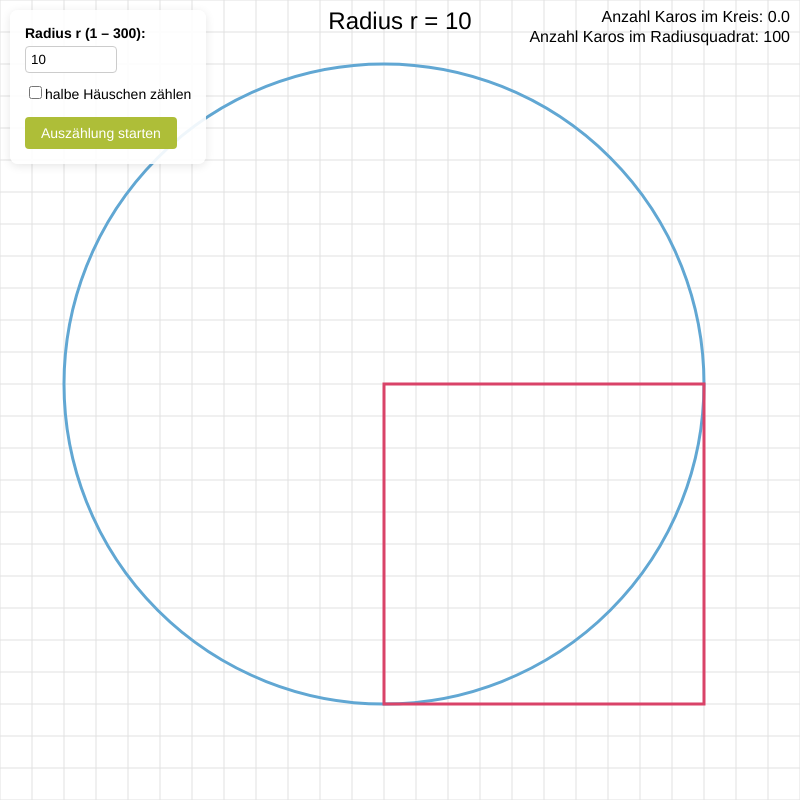
Frame 1 (no input)
Frame 2 (the mouse pressed at the canvas centre, redrawn once): identical to frame 1, image omitted

The p5.js sketch that drew this single still picture (run headless with seeded random() and noise() and a simulated clock; the mouse was pressed at the canvas centre and the sketch redrawn once):

// p5.js sketch
// ── sketch.js
// Globale Einstellungen und Variablen
let unit = 10;                   // Pixel pro Einheit (Karo)
let r = 10;       
let maxRadius = 300;                // Radius in "echten" Einheiten
let screen = 800;
let cols, rows;                 // Anzahl Spalten und Zeilen im Raster
let midX, midY;                 // Mittelpunkt des Kreises (in Pixeln)

let halbeZaehlen = false;        // true: grüne Karos zählen halb, false: nur ab 50% zählt ganz

let currentRow = 0;
let currentCol = 0;
let filledCount = 0;            // gezählte (auch halbe) Karos

let speed = 1;                  // Anzahl Karos pro Frame (Steuerung der Animation)

let leftBound, rightBound, topBound, bottomBound; // Begrenzung auf Umquadrat des Kreises
let backgroundLayer;            // Zwischenspeicher für alle fixen Grafikelemente

// UI-Elemente
let radiusInput;
let halbeCheckbox;
let startButton;
let controlPanel;
let isRunning = false;          // Animation läuft

/**
 * setup(): Initialisiert das Programm.
 * Keine Eingabeparameter.
 * Kein Rückgabewert.
 */
function setup() {
  createCanvas(screen, screen);
  
  // Kontrollpanel erstellen
  controlPanel = createDiv();
  controlPanel.style('position', 'absolute');
  controlPanel.style('top', '10px');
  controlPanel.style('left', '10px');
  controlPanel.style('background', 'rgba(255, 255, 255, 0.9)');
  controlPanel.style('padding', '15px');
  controlPanel.style('border-radius', '8px');
  controlPanel.style('box-shadow', '0 2px 10px rgba(0,0,0,0.1)');
  controlPanel.style('font-family', 'Arial, sans-serif');
  controlPanel.style('font-size', '14px');
  controlPanel.style('z-index', '1000');
  
  // Label für Radius
  let radiusLabel = createP(`Radius r (1 – ${maxRadius}):`);
  radiusLabel.parent(controlPanel);
  radiusLabel.style('margin', '0 0 5px 0');
  radiusLabel.style('font-weight', 'bold');
  
  // Radius-Eingabefeld
  radiusInput = createInput(str(r));
  radiusInput.parent(controlPanel);
  radiusInput.size(80);
  radiusInput.style('margin-bottom', '10px');
  radiusInput.style('padding', '5px');
  radiusInput.style('border', '1px solid #ccc');
  radiusInput.style('border-radius', '4px');
  radiusInput.input(validateRadius);
  radiusInput.changed(updateVisualization);
  
  // Checkbox für halbe Häuschen
  halbeCheckbox = createCheckbox('halbe Häuschen zählen', halbeZaehlen);
  halbeCheckbox.parent(controlPanel);
  halbeCheckbox.style('margin-bottom', '15px');
  halbeCheckbox.style('display', 'block');
  halbeCheckbox.changed(updateHalbeZaehlen);
  
  // Start-Button
  startButton = createButton('Auszählung starten');
  startButton.parent(controlPanel);
  startButton.style('background', '#AEBE38');
  startButton.style('color', 'white');
  startButton.style('padding', '8px 16px');
  startButton.style('border', 'none');
  startButton.style('border-radius', '4px');
  startButton.style('cursor', 'pointer');
  startButton.style('font-size', '14px');
  startButton.mousePressed(startAnimation);
  
  // Hover-Effekt für Button
  startButton.mouseOver(() => {
    if (!isRunning) startButton.style('background', '#AEBE38');
  });
  startButton.mouseOut(() => {
    if (!isRunning) startButton.style('background', '#AEBE38');
  });
  
  // Initial setup
  initializeVisualization();
  noLoop(); // Animation startet erst nach Button-Klick
}

/**
 * Validiert die Radius-Eingabe während der Eingabe
 */
function validateRadius() {
  let value = int(radiusInput.value());
  if (value < 1) {
    radiusInput.value('1');
  } else if (value > maxRadius) {
    radiusInput.value(maxRadius);
  }
}

/**
 * Aktualisiert die Visualisierung wenn der Radius geändert wird
 */
function updateVisualization() {
  let newR = int(radiusInput.value());
  if (newR >= 1 && newR <= maxRadius && newR !== r) {
    r = newR;
    initializeVisualization();
    resetAnimation();
  }
}

/**
 * Aktualisiert die halbeZaehlen Variable
 */
function updateHalbeZaehlen() {
  halbeZaehlen = halbeCheckbox.checked();
  resetAnimation();
}

/**
 * Startet die Animation
 */
function startAnimation() {
  if (!isRunning) {
    resetAnimation();
    isRunning = true;
    startButton.html('Auszählung läuft...');
    startButton.style('background', '#EEAC88');
    startButton.style('cursor', 'default');
    startButton.attribute('disabled', '');
    loop();
  }
}

/**
 * Setzt die Animation zurück
 */
function resetAnimation() {
  isRunning = false;
  currentRow = topBound;
  currentCol = leftBound;
  filledCount = 0;
  startButton.html('Auszählung starten');
  startButton.style('background', '#AEBE38');
  startButton.style('cursor', 'pointer');
  startButton.removeAttribute('disabled');
  noLoop();
  
  // Hintergrund neu zeichnen
  backgroundLayer = createGraphics(width, height);
  backgroundLayer.background(255);
  drawGrid(backgroundLayer);
  drawCircle(backgroundLayer);
  drawRadiusSquare(backgroundLayer);
  
  redraw();
}

/**
 * Initialisiert die Visualisierung mit den aktuellen Parametern
 */
function initializeVisualization() {
  unit = min(50, (screen / (2.5*r))); // Bestimme die Karo-Größe, sodass der Kreis gut ins Bild passt
  cols = width / unit;
  rows = height / unit;
  midX = floor(cols / 2) * unit;
  midY = floor(rows / 2) * unit;
  frameRate(60);
  speed = max(1, floor(r*r/100.0*3.0)); // Geschwindigkeit abhängig von der Kreisfläche wählen

  // Grenzen für die Überprüfung festlegen (nur das Umquadrat des Kreises wird untersucht)
  leftBound = max(0, floor(cols / 2) - r - 1);
  rightBound = min(cols, floor(cols / 2) + r + 1);
  topBound = max(0, floor(rows / 2) - r - 1);
  bottomBound = min(rows, floor(rows / 2) + r + 1);
  
  // Hintergrund vorbereiten
  backgroundLayer = createGraphics(width, height);
  backgroundLayer.background(255);
  drawGrid(backgroundLayer);
  drawCircle(backgroundLayer);
  drawRadiusSquare(backgroundLayer);
}

/**
 * draw(): Wird automatisch immer wieder aufgerufen, bis noLoop() erreicht ist.
 * Keine Eingabeparameter.
 * Kein Rückgabewert.
 */
function draw() {
  image(backgroundLayer, 0, 0);

  if (isRunning) {
    for (let i = 0; i < speed; i++) {
      if (currentRow >= bottomBound) { // Wenn alle relevanten Zeilen bearbeitet sind: Stopp
        isRunning = false;
        startButton.html('Auszählung beendet');
        startButton.style('background', '#8AC7E4');
        startButton.style('cursor', 'default');
        noLoop();
        break;
      }

      let cx = currentCol * unit;
      let cy = currentRow * unit;
      let fraction = getCircleFraction(cx, cy); // Kreisanteil für aktuelles Karo berechnen

      if (halbeZaehlen) {
        if (fraction > 0.25) { // Nur wenn mindestens 25 % im Kreis liegen
          backgroundLayer.noStroke();
          if (fraction > 0.75) { // Mehr als 75 % → ganz im Kreis
            backgroundLayer.fill(138, 199, 228, 100); // hellblau
            filledCount += 1.0;
          } else { // Zwischen 25 % und 75 % → halb im Kreis
            backgroundLayer.fill(197, 206, 112, 100);     // grün
            filledCount += 0.5;
          }
          backgroundLayer.rect(cx, cy, unit, unit);
        }
      } else {
        if (fraction >= 0.5) { // Alternative: Nur ab 50 % → hellblau, ganz zählen
          backgroundLayer.noStroke();
          backgroundLayer.fill(138, 199, 228, 100);
          backgroundLayer.rect(cx, cy, unit, unit);
          filledCount += 1.0;
        }
      }

      currentCol++; // nächstes Karo in der Zeile
      if (currentCol >= rightBound) { // Zeile fertig → nächste Zeile beginnen
        currentCol = leftBound;
        currentRow++;
      }
    }
  }

  drawCount(); // Anzeige aktualisieren
}

/**
 * drawGrid(pg): Zeichnet das Raster.
 * pg: p5.Graphics-Objekt, auf das gezeichnet werden soll
 * Kein Rückgabewert.
 */
function drawGrid(pg) {
  pg.stroke(225);
  for (let x = 0; x <= width; x += unit) {
    pg.line(x, 0, x, height);
  }
  for (let y = 0; y <= height; y += unit) {
    pg.line(0, y, width, y);
  }
}

/**
 * drawCircle(pg): Zeichnet den Kreis mit Radius r um den Mittelpunkt.
 * pg: p5.Graphics-Objekt, auf das gezeichnet werden soll
 * Kein Rückgabewert.
 */
function drawCircle(pg) {
  pg.noFill();
  pg.stroke(97, 167, 211);
  pg.strokeWeight(3);
  pg.ellipse(midX, midY, 2 * r * unit, 2 * r * unit);
  pg.strokeWeight(1);
}

/**
 * drawRadiusSquare(pg): Zeichnet das Radiusquadrat ab dem Mittelpunkt.
 * pg: p5.Graphics-Objekt, auf das gezeichnet werden soll
 * Kein Rückgabewert.
 */
function drawRadiusSquare(pg) {
  pg.stroke(217, 67, 104);
  pg.strokeWeight(3);
  pg.noFill();
  pg.rect(midX, midY, r * unit, r * unit);
  pg.strokeWeight(1);
}

/**
 * getCircleFraction(x, y): Schätzt, wie viel vom Karo innerhalb des Kreises liegt.
 * x, y: linke obere Ecke des Karos in Pixeln
 * Rückgabewert: Anteil (zwischen 0.0 und 1.0) der Fläche innerhalb des Kreises
 */
function getCircleFraction(x, y) {
  // Schritt 1: Schnelle Vorprüfung mit den vier Ecken
  // Wenn alle Ecken im Kreis liegen → ganz im Kreis
  // Wenn keine Ecke im Kreis liegt → komplett außerhalb

  // Array mit den vier Eckpunkten des Karos
  let corners = [
    [x, y],
    [x + unit, y],
    [x, y + unit],
    [x + unit, y + unit]
  ];

  let insideCorners = 0; // Zähle Ecken im Kreis
  for (let i = 0; i < 4; i++) {
    let dx = corners[i][0] - midX;
    let dy = corners[i][1] - midY;
    if (dx * dx + dy * dy <= (r * unit) * (r * unit)) {
      insideCorners++;
    }
  }

  if (insideCorners === 4) return 1.0; // Ganzes Karo im Kreis
  if (insideCorners === 0) return 0.0; // Ganzes Karo außerhalb

  // Schritt 2: Samplingverfahren für genauere Abschätzung
  // 10×10 gleichmäßig verteilte Punkte im Karo untersuchen

  let inside = 0;     // Zähler für Punkte im Kreis
  let total = 100;    // Anzahl der Punkte insgesamt

  for (let i = 0; i < 10; i++) {
    for (let j = 0; j < 10; j++) {
      let px = x + i * unit / 10 + unit / 20; // X-Position des Samplepunkts (zentriert im Kästchen)
      let py = y + j * unit / 10 + unit / 20; // Y-Position des Samplepunkts
      let dx = px - midX;                    // Abstand zum Mittelpunkt horizontal
      let dy = py - midY;                    // Abstand zum Mittelpunkt vertikal
      if (dx * dx + dy * dy <= (r * unit) * (r * unit)) {
        inside++; // Punkt liegt im Kreis
      }
    }
  }

  // Ergebnis: Anteil der Fläche innerhalb des Kreises
  return inside / 100.0;
}

/**
 * drawCount(): Zeigt die aktuelle Anzahl Karos (ganz oder anteilig) an.
 * Keine Eingabeparameter.
 * Kein Rückgabewert.
 */
function drawCount() {
  fill(0);
  textSize(16);
  textAlign(RIGHT, TOP);
  text("Anzahl Karos im Kreis: " + nf(filledCount, 1, 1), width - 10, 10);
  text("Anzahl Karos im Radiusquadrat: " + (r * r), width - 10, 30);
  textAlign(CENTER, TOP);
  textSize(24);
  text("Radius r = " + (r), width /2, 10);
}

/**
 * Reagiert auf Mausklicks außerhalb der UI-Elemente
 */
function mousePressed() {
  // Überprüfe ob auf den Canvas geklickt wurde (triggert Neuzeichnung)
  if (mouseX >= 0 && mouseX <= width && mouseY >= 0 && mouseY <= height) {
    updateVisualization();
  }
}
// ── style.css
body {
        font-family: system-ui, -apple-system, sans-serif;
        background-color: #f5f5f5;
        overflow-x: hidden;
      }
      
      /* Slider Styling aus der Vorlage */
      input[type="range"] {
        -webkit-appearance: none;
        appearance: none;
        width: 100%;
        cursor: pointer;
        outline: none;
        border-radius: 15px;
        height: 6px;
        background: #ddd;
      }
      
      input[type="range"]::-webkit-slider-thumb {
        -webkit-appearance: none;
        appearance: none;
        height: 15px;
        width: 15px;
        background-color: #d94e1f;
        border-radius: 50%;
        border: none;
        transition: .2s ease-in-out;
      }
      
      input[type="range"]::-moz-range-thumb {
        height: 15px;
        width: 15px;
        background-color: #d94e1f;
        border-radius: 50%;
        border: none;
        transition: .2s ease-in-out;
      }
      
      input[type="range"]::-webkit-slider-thumb:hover {
        box-shadow: 0 0 0 7px rgba(217,78,31, .3)
      }
      
      input[type="range"]:active::-webkit-slider-thumb {
        box-shadow: 0 0 0 9px rgba(217,78,31, .3)
      }
      
      input[type="range"]::-moz-range-thumb:hover {
        box-shadow: 0 0 0 7px rgba(217,78,31, .3)
      }
      
      input[type="range"]:active::-moz-range-thumb {
        box-shadow: 0 0 0 9px rgba(217,78,31, .3)
      }
      
      /* Button Styling für Modus-Auswahl */
      .mode-button {
        background-color: #e0e0e0;
        color: #333;
        border: 2px solid transparent;
        padding: 8px 16px;
        margin: 5px;
        border-radius: 20px;
        cursor: pointer;
        transition: all 0.3s ease;
        font-size: 14px;
        display: block;
        width: 90%;
      }
      
      .mode-button:hover {
        background-color: #d0d0d0;
      }
      
      .mode-button.active {
        background-color: #0087bf;
        color: white;
        border-color: #0087bf;
      }
      
      /* Control Buttons */
      .control-button {
        border: none;
        padding: 10px 20px;
        margin: 5px;
        border-radius: 5px;
        cursor: pointer;
        font-size: 14px;
        transition: all 0.3s ease;
      }
      
      .control-button:hover {
        transform: translateY(-2px);
        box-shadow: 0 4px 8px rgba(0,0,0,0.2);
      }
      
      /* Info Box Styling */
      .info-box {
        background-color: white;
        padding: 15px;
        border-radius: 10px;
        box-shadow: 0 2px 10px rgba(0,0,0,0.1);
        line-height: 1.6;
      }
      
      /* Container Styling */
      .ui-container {
        background-color: white;
        padding: 15px;
        border-radius: 10px;
        box-shadow: 0 2px 10px rgba(0,0,0,0.1);
      }
      
      .slider-container {
        display: flex;
        align-items: center;
        margin: 10px 0;
        width: 100%;
      }
      
      .slider-label {
        min-width: 70px;
        color: #646464;
        font-size: 14px;
      }
      
      .slider-value {
        min-width: 30px;
        text-align: center;
        font-weight: bold;
        color: #d94e1f;
        margin-left: 8px;
        font-size: 14px;
      }
      
      input[type="range"] {
        flex-grow: 1;
        margin: 0 5px;
      }
